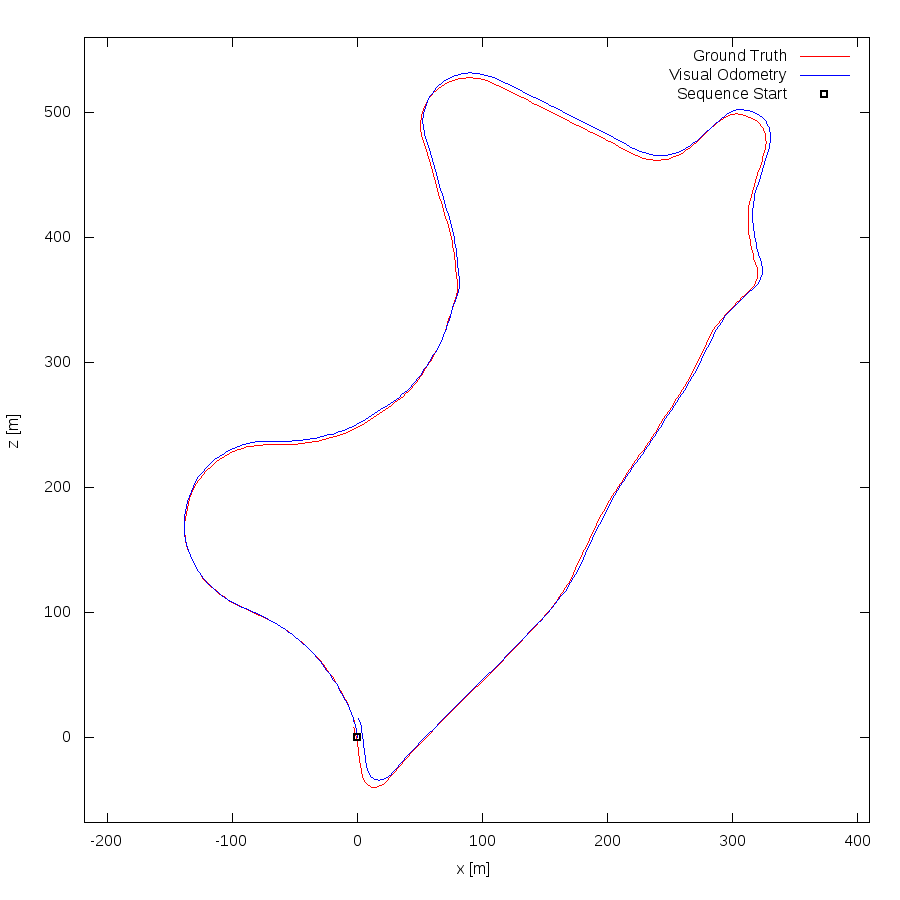

Write the gnuplot code that produced this figure.
set term postscript eps enhanced color
set output "20.eps"
set size ratio -1
set xrange [-218:410]
set yrange [-68:560]
set xlabel "x [m]"
set ylabel "z [m]"
plot "20.txt" using 1:2 lc rgb "#FF0000" title 'Ground Truth' w lines,"20.txt" using 3:4 lc rgb "#0000FF" title 'Visual Odometry' w lines,"< head -1 20.txt" using 1:2 lc rgb "#000000" pt 4 ps 1 lw 2 title 'Sequence Start' w points
